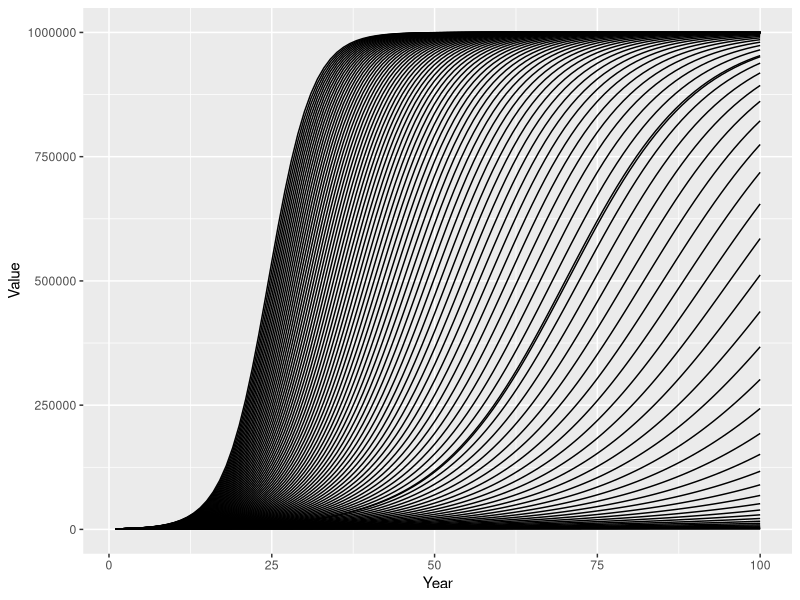
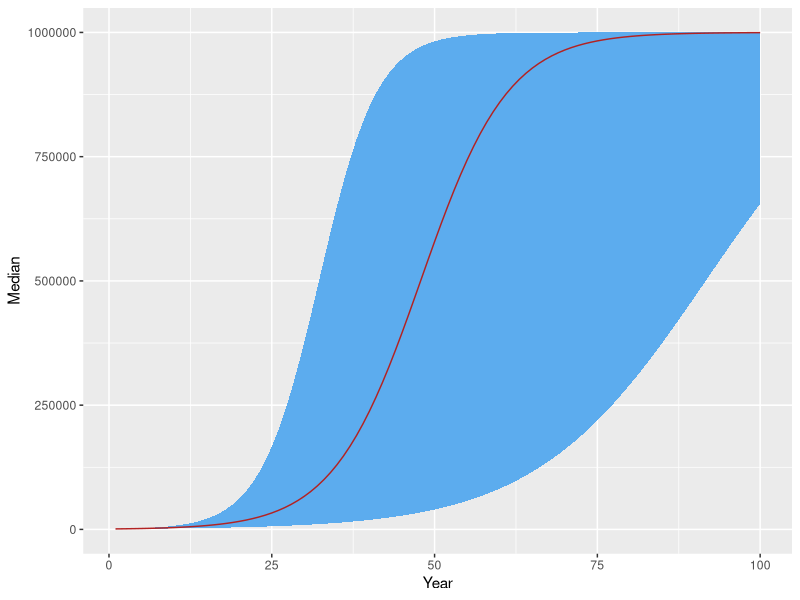

R code for these plots, in order:
library(readr)
library(dplyr)
library(ggplot2)
library(stringr)
library(tidyr)

# Load in the sensitivity data
sd <- read_csv("datasets/sensitivity runs/LTG_Sensitivity.csv")

# Convert to tidy data format
sd_tidy <- sd %>%
             pivot_longer(cols=!Year,names_to="Variable",values_to="Value") %>%
             mutate(Variable=str_replace_all(Variable,'\"',""),
                    Variable=str_replace(Variable,"=","")) %>%
             separate(Variable,into=c("Run","Variable"),sep = ":") %>%
             mutate(Variable=trimws(Variable)) %>%
             separate(Run,c("TempRun","Run"),sep = " ",convert = TRUE) %>%
             select(Run,Year,Variable,Value)

ggplot(filter(sd_tidy,Variable=="Population"),aes(x=Year,y=Value,group=Run))+geom_line()

sum_runs <- sd_tidy %>%
              filter(Variable=="Population") %>%
              group_by(Variable,Year) %>%
              summarise(Q75=quantile(Value,0.75),
                        Q25=quantile(Value,0.25),
                        Median=median(Value),
                        Mean=mean(Value))


ggplot(sum_runs,aes(Year, Median)) + 
  geom_ribbon(aes(ymin = Q25,ymax = Q75),fill = "steelblue2") + 
  geom_line(color = "firebrick")


            
